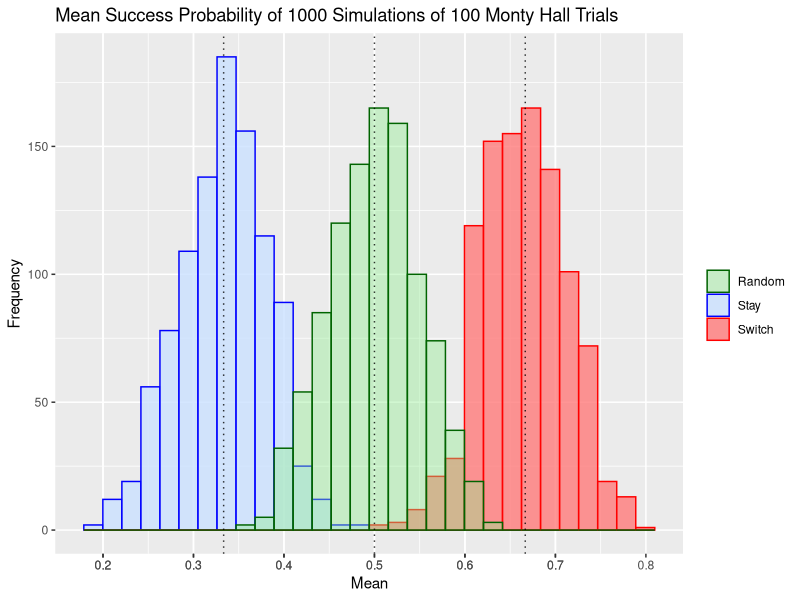

Recreate this plot in R.
## ---- chunk 1
set.seed(1729)
mh.vals = c(1, 0, 0)
mh.data = function() {
  return(sample(mh.vals))
}
replicate(10, mh.data()) # To demonstrate that a random door is the 'correct' one each time
## ---- chunk 2
mh.rem2 = function(vec) {
  if (vec[1] == vec[2]) {
    return(0)
  }
  else {
    return(1)
  }
}
## ---- chunk 3
mh.choosing = function(initial_choice, other_door, strategy) {
  if(strategy == "stay") {
    return(initial_choice)
  }
  else if (strategy == "switch") {
    return(other_door)
  }
}
## ---- chunk 4
montyhall.game = function(strat_choice){
  doors = mh.data()
  chosen = sample(seq_along(doors), 1)
  c = doors[chosen]
  doorsleft = doors[-chosen]
  return(mh.choosing(c, mh.rem2(doorsleft), strat_choice))
}
## ---- chunk 5
set.seed(7252)
# simulates 100 iteratioons of the experiment with the provided strategy
switch.sim = c(replicate(100, montyhall.game("switch"))) 
stay.sim = c(replicate(100, montyhall.game("stay")))

switch.sim
stay.sim
sum(switch.sim) # since goats are 0, this will count the number of cars won over 100 trials
sum(stay.sim)
## ---- chunk 6
switch.tab = table(switch.sim)
stay.tab = table(stay.sim)
dn = dimnames = list(c("Goat", "Car"), c("Switch", "Stay"))
res_mat = matrix(cbind(switch.tab, stay.tab), 2, 2, dimnames = dn)
res_mat[nrow(res_mat):1, ]
## ---- chunk 7
library(ggplot2)
set.seed(7252)
randvec = c("switch", "stay")
randmeans = c(replicate(1000, mean(replicate(100, montyhall.game(sample(randvec, 1))))))
switchmeans = c(replicate(1000, mean(replicate(100, montyhall.game("switch")))))
staymeans = c(replicate(1000, mean(replicate(100, montyhall.game("stay")))))
mh_means = data.frame(switchmeans, staymeans, colnames = c("mean"))


ggplot(mh_means, aes(x = c(.25, .75))) + 
  scale_color_manual(name = "", values = c(Stay = "blue", Random = "darkgreen", Switch = "red")) +
  scale_fill_manual(name = "", values = c(Stay = "lightsteelblue1", Random = "lightgreen", Switch = "#ff7b7b")) +
  geom_histogram(alpha = .8, aes(staymeans, fill = "Stay", col = "Stay"), bins = 30) +
  geom_histogram(alpha = .8, aes(switchmeans, fill = "Switch", col = "Switch"), bins = 30) + 
  geom_histogram(alpha = .4, aes(randmeans, fill = "Random", col = "Random"), bins = 30) +
  scale_x_continuous(breaks = round(seq(min(staymeans), max(switchmeans), by = 0.05),1)) +
  geom_vline(xintercept = 1/3, alpha = .8, lty = 3) +
  geom_vline(xintercept = 2/3, alpha = .8, lty = 3) + 
  geom_vline(xintercept = 1/2, alpha = .8, lty = 3) +
  labs(x = "Mean", y = "Frequency", title = "Mean Success Probability of 1000 Simulations of 100 Monty Hall Trials") + 
  guides(color = guide_legend(override_aes = list(size = 3)))
